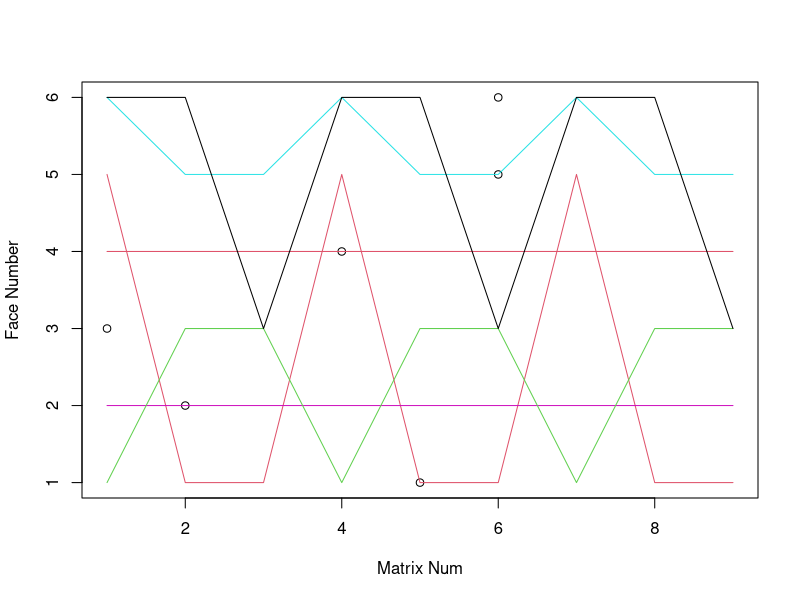

Source code (R):

#Rubik Cube Modeling
# The standard rubik cube has 6 faces, on each face has 9 fixed colors.
# The standard moves are R(turning clokewise) and R'(turn-counterclockwise)
# These two moves can be apploied to each face which generate different moves which are called R(right), R'(reverse-right), L(left),L'(reverse-left), U, U', B, B' and so on...


rubik_Scrambling_Num <- 1
NumOfFaces <- 6 #number of cube faces which is 6 fro 3*3 rubik cube
NumOfCol <- 9 #number of each face colors which is 9 for 3*3 rubik cube

M <- matrix(0, NumOfFaces,NumOfCol)
M[1,] <- 1
M[2,] <- 2
M[3,] <- 3
M[4,] <- 4
M[5,] <- 5
M[6,] <- 6


M_SuperPosition <- matrix(0, NumOfFaces,NumOfCol) # super position matrix
M_SuperPosition[1,] <- 1
M_SuperPosition[2,] <- 2
M_SuperPosition[3,] <- 3
M_SuperPosition[4,] <- 4
M_SuperPosition[5,] <- 5
M_SuperPosition[6,] <- 6


for (i in 1:rubik_Scrambling_Num){





  #Generate a random integer between 1 and 6 (NumOfFaces).
  #Chose the face randomly that the move gonna be commited on.
  Face <- sample(1:NumOfFaces, 1)

  #Generate a random integer between 1 and 2.
  # 1 is clock wise turn and 2 is counterclockwise
  Move <- sample(1:2, 1)

  #Commite move on the Rubik cube Face and update the suerposition matrix

  #Or you may apply your favorite move and do sensitivity anlysis
  #Face <- 3
  #Move <- 1
  #----------------------------------------------------------------Commite Move on Face#1
  if (Face ==1){

    if (Move ==1){
      #update face corners
      M_SuperPosition[1,1] <- M[1,7]
      M_SuperPosition[1,3] <- M[1,1]
      M_SuperPosition[1,9] <- M[1,3]
      M_SuperPosition[1,7] <- M[1,9]
      #update face edge
      M_SuperPosition[1,2] <- M[1,4]
      M_SuperPosition[1,6] <- M[1,2]
      M_SuperPosition[1,8] <- M[1,6]
      M_SuperPosition[1,4] <- M[1,8]




      #update Edge#1
      M_SuperPosition[5,7] <- M[2,9]
      M_SuperPosition[4,1] <- M[5,7]
      M_SuperPosition[3,3] <- M[4,1]
      M_SuperPosition[2,9] <- M[3,3]
      #update Edge#2
      M_SuperPosition[5,8] <- M[2,6]
      M_SuperPosition[4,4] <- M[5,8]
      M_SuperPosition[3,2] <- M[4,4]
      M_SuperPosition[2,6] <- M[3,2]
      #update Edge#3
      M_SuperPosition[5,9] <- M[2,3]
      M_SuperPosition[4,7] <- M[5,9]
      M_SuperPosition[3,1] <- M[4,7]
      M_SuperPosition[2,3] <- M[3,1]

    }
    else {
      #update face corners
      M_SuperPosition[1,1] <- M[1,3]
      M_SuperPosition[1,3] <- M[1,9]
      M_SuperPosition[1,9] <- M[1,7]
      M_SuperPosition[1,7] <- M[1,1]
      #update face edge
      M_SuperPosition[1,2] <- M[1,6]
      M_SuperPosition[1,6] <- M[1,8]
      M_SuperPosition[1,8] <- M[1,4]
      M_SuperPosition[1,4] <- M[1,2]




      #update Edge#1
      M_SuperPosition[5,7] <- M[4,1]
      M_SuperPosition[4,1] <- M[3,3]
      M_SuperPosition[3,3] <- M[2,9]
      M_SuperPosition[2,9] <- M[5,7]
      #update Edge#2
      M_SuperPosition[5,8] <- M[4,4]
      M_SuperPosition[4,4] <- M[3,2]
      M_SuperPosition[3,2] <- M[2,6]
      M_SuperPosition[2,6] <- M[5,8]
      #update Edge#3
      M_SuperPosition[5,9] <- M[4,7]
      M_SuperPosition[4,7] <- M[3,1]
      M_SuperPosition[3,1] <- M[2,3]
      M_SuperPosition[2,3] <- M[5,9]
    }
    #update M
    M <- M_SuperPosition
  }


  #----------------------------------------------------------------Commite Move on Face#2
  if (Face ==2){

    if (Move ==1){
      #update face corners
      M_SuperPosition[2,1] <- M[2,7]
      M_SuperPosition[2,3] <- M[2,1]
      M_SuperPosition[2,9] <- M[2,3]
      M_SuperPosition[2,7] <- M[2,9]
      #update face edge
      M_SuperPosition[2,2] <- M[2,4]
      M_SuperPosition[2,6] <- M[2,2]
      M_SuperPosition[2,8] <- M[2,6]
      M_SuperPosition[2,4] <- M[2,8]



      #update Edge#1
      M_SuperPosition[5,1] <- M[6,9]
      M_SuperPosition[1,1] <- M[5,1]
      M_SuperPosition[3,1] <- M[1,1]
      M_SuperPosition[6,9] <- M[3,1]
      #update Edge#2
      M_SuperPosition[5,4] <- M[6,6]
      M_SuperPosition[1,4] <- M[5,4]
      M_SuperPosition[3,4] <- M[1,4]
      M_SuperPosition[6,6] <- M[3,4]
      #update Edge#3
      M_SuperPosition[5,7] <- M[6,3]
      M_SuperPosition[1,7] <- M[5,7]
      M_SuperPosition[3,7] <- M[1,7]
      M_SuperPosition[6,3] <- M[3,7]

    }
    else {
      #update face corners
      M_SuperPosition[2,1] <- M[2,3]
      M_SuperPosition[2,3] <- M[2,9]
      M_SuperPosition[2,9] <- M[2,7]
      M_SuperPosition[2,7] <- M[2,1]
      #update face edge
      M_SuperPosition[2,2] <- M[2,6]
      M_SuperPosition[2,6] <- M[2,8]
      M_SuperPosition[2,8] <- M[2,4]
      M_SuperPosition[2,4] <- M[2,2]



      #update Edge#1
      M_SuperPosition[5,1] <- M[1,1]
      M_SuperPosition[1,1] <- M[3,1]
      M_SuperPosition[3,1] <- M[6,9]
      M_SuperPosition[6,9] <- M[5,1]
      #update Edge#2
      M_SuperPosition[5,4] <- M[1,4]
      M_SuperPosition[1,4] <- M[3,4]
      M_SuperPosition[3,4] <- M[6,6]
      M_SuperPosition[6,6] <- M[5,4]
      #update Edge#3
      M_SuperPosition[5,7] <- M[1,7]
      M_SuperPosition[1,7] <- M[3,7]
      M_SuperPosition[3,7] <- M[6,3]
      M_SuperPosition[6,3] <- M[5,7]
    }
    #update M
    M <- M_SuperPosition
  }




  #----------------------------------------------------------------Commite Move on Face#3
  if (Face ==3){

    if (Move ==1){
      #update face corners
      M_SuperPosition[3,1] <- M[3,7]
      M_SuperPosition[3,3] <- M[3,1]
      M_SuperPosition[3,9] <- M[3,3]
      M_SuperPosition[3,7] <- M[3,9]
      #update face edge
      M_SuperPosition[3,2] <- M[3,4]
      M_SuperPosition[3,6] <- M[3,2]
      M_SuperPosition[3,8] <- M[3,6]
      M_SuperPosition[3,4] <- M[3,8]



      #update Edge#1
      M_SuperPosition[1,7] <- M[2,7]
      M_SuperPosition[4,7] <- M[1,7]
      M_SuperPosition[6,3] <- M[4,7]
      M_SuperPosition[2,7] <- M[6,3]
      #update Edge#2
      M_SuperPosition[1,8] <- M[2,8]
      M_SuperPosition[4,8] <- M[1,8]
      M_SuperPosition[6,2] <- M[4,8]
      M_SuperPosition[2,8] <- M[6,2]
      #update Edge#3
      M_SuperPosition[1,9] <- M[2,9]
      M_SuperPosition[4,9] <- M[1,9]
      M_SuperPosition[6,1] <- M[4,9]
      M_SuperPosition[2,9] <- M[6,1]

    }
    else {
      #update face corners
      M_SuperPosition[3,1] <- M[3,3]
      M_SuperPosition[3,3] <- M[3,9]
      M_SuperPosition[3,9] <- M[3,7]
      M_SuperPosition[3,7] <- M[3,1]
      #update face edge
      M_SuperPosition[3,2] <- M[3,6]
      M_SuperPosition[3,6] <- M[3,8]
      M_SuperPosition[3,8] <- M[3,4]
      M_SuperPosition[3,4] <- M[3,2]



      #update Edge#1
      M_SuperPosition[1,7] <- M[4,7]
      M_SuperPosition[4,7] <- M[6,3]
      M_SuperPosition[6,3] <- M[2,7]
      M_SuperPosition[2,7] <- M[1,7]
      #update Edge#2
      M_SuperPosition[1,8] <- M[4,8]
      M_SuperPosition[4,8] <- M[6,2]
      M_SuperPosition[6,2] <- M[2,8]
      M_SuperPosition[2,8] <- M[1,8]
      #update Edge#3
      M_SuperPosition[1,9] <- M[4,9]
      M_SuperPosition[4,9] <- M[6,1]
      M_SuperPosition[6,1] <- M[2,9]
      M_SuperPosition[2,9] <- M[1,9]
    }
    #update M
    M <- M_SuperPosition
  }





  #----------------------------------------------------------------Commite Move on Face#4
  if (Face ==4){

    if (Move ==1){
      #update face corners
      M_SuperPosition[4,1] <- M[4,7]
      M_SuperPosition[4,3] <- M[4,1]
      M_SuperPosition[4,9] <- M[4,3]
      M_SuperPosition[4,7] <- M[4,9]
      #update face edge
      M_SuperPosition[4,2] <- M[4,4]
      M_SuperPosition[4,6] <- M[4,2]
      M_SuperPosition[4,8] <- M[4,6]
      M_SuperPosition[4,4] <- M[4,8]



      #update Edge#1
      M_SuperPosition[5,9] <- M[1,9]
      M_SuperPosition[6,1] <- M[5,9]
      M_SuperPosition[3,9] <- M[6,1]
      M_SuperPosition[1,9] <- M[3,9]
      #update Edge#2
      M_SuperPosition[5,6] <- M[1,6]
      M_SuperPosition[6,4] <- M[5,6]
      M_SuperPosition[3,6] <- M[6,4]
      M_SuperPosition[1,6] <- M[3,6]
      #update Edge#3
      M_SuperPosition[5,3] <- M[1,3]
      M_SuperPosition[6,7] <- M[5,3]
      M_SuperPosition[3,3] <- M[6,7]
      M_SuperPosition[1,3] <- M[3,3]

    }
    else {
      #update face corners
      M_SuperPosition[4,1] <- M[4,3]
      M_SuperPosition[4,3] <- M[4,9]
      M_SuperPosition[4,9] <- M[4,7]
      M_SuperPosition[4,7] <- M[4,1]
      #update face edge
      M_SuperPosition[4,2] <- M[4,6]
      M_SuperPosition[4,6] <- M[4,8]
      M_SuperPosition[4,8] <- M[4,4]
      M_SuperPosition[4,4] <- M[4,2]



      #update Edge#1
      M_SuperPosition[5,9] <- M[6,1]
      M_SuperPosition[6,1] <- M[3,9]
      M_SuperPosition[3,9] <- M[1,9]
      M_SuperPosition[1,9] <- M[5,9]
      #update Edge#2
      M_SuperPosition[5,6] <- M[6,4]
      M_SuperPosition[6,4] <- M[3,6]
      M_SuperPosition[3,6] <- M[1,6]
      M_SuperPosition[1,6] <- M[5,6]
      #update Edge#3
      M_SuperPosition[5,3] <- M[6,7]
      M_SuperPosition[6,7] <- M[3,3]
      M_SuperPosition[3,3] <- M[1,3]
      M_SuperPosition[1,3] <- M[5,3]
    }
    #update M
    M <- M_SuperPosition
  }




  #----------------------------------------------------------------Commite Move on Face#5
  if (Face ==5){

    if (Move ==1){
      #update face corners
      M_SuperPosition[5,1] <- M[5,7]
      M_SuperPosition[5,3] <- M[5,1]
      M_SuperPosition[5,9] <- M[5,3]
      M_SuperPosition[5,7] <- M[5,9]
      #update face edge
      M_SuperPosition[5,2] <- M[5,4]
      M_SuperPosition[5,6] <- M[5,2]
      M_SuperPosition[5,8] <- M[5,6]
      M_SuperPosition[5,4] <- M[5,8]



      #update Edge#1
      M_SuperPosition[6,7] <- M[2,3]
      M_SuperPosition[4,3] <- M[6,7]
      M_SuperPosition[1,3] <- M[4,3]
      M_SuperPosition[2,3] <- M[1,3]
      #update Edge#2
      M_SuperPosition[6,8] <- M[2,2]
      M_SuperPosition[4,2] <- M[6,8]
      M_SuperPosition[1,2] <- M[4,2]
      M_SuperPosition[2,2] <- M[1,2]
      #update Edge#3
      M_SuperPosition[6,9] <- M[2,1]
      M_SuperPosition[4,1] <- M[6,9]
      M_SuperPosition[1,1] <- M[4,1]
      M_SuperPosition[2,1] <- M[1,1]

    }
    else {
      #update face corners
      M_SuperPosition[5,1] <- M[5,3]
      M_SuperPosition[5,3] <- M[5,9]
      M_SuperPosition[5,9] <- M[5,7]
      M_SuperPosition[5,7] <- M[5,1]
      #update face edge
      M_SuperPosition[5,2] <- M[5,6]
      M_SuperPosition[5,6] <- M[5,8]
      M_SuperPosition[5,8] <- M[5,4]
      M_SuperPosition[5,4] <- M[5,2]



      #update Edge#1
      M_SuperPosition[6,7] <- M[4,3]
      M_SuperPosition[4,3] <- M[1,3]
      M_SuperPosition[1,3] <- M[2,3]
      M_SuperPosition[2,3] <- M[6,7]
      #update Edge#2
      M_SuperPosition[6,8] <- M[4,2]
      M_SuperPosition[4,2] <- M[1,2]
      M_SuperPosition[1,2] <- M[2,2]
      M_SuperPosition[2,2] <- M[6,8]
      #update Edge#3
      M_SuperPosition[6,9] <- M[4,1]
      M_SuperPosition[4,1] <- M[1,1]
      M_SuperPosition[1,1] <- M[2,1]
      M_SuperPosition[2,1] <- M[6,9]
    }
    #update M
    M <- M_SuperPosition
  }





  #----------------------------------------------------------------Commite Move on Face#6
  if (Face ==6){

    if (Move ==1){
      #update face corners
      M_SuperPosition[6,1] <- M[6,7]
      M_SuperPosition[6,3] <- M[6,1]
      M_SuperPosition[6,9] <- M[6,3]
      M_SuperPosition[6,7] <- M[6,9]
      #update face edge
      M_SuperPosition[6,2] <- M[6,4]
      M_SuperPosition[6,6] <- M[6,2]
      M_SuperPosition[6,8] <- M[6,6]
      M_SuperPosition[6,4] <- M[6,8]



      #update Edge#1
      M_SuperPosition[5,3] <- M[4,9]
      M_SuperPosition[2,1] <- M[5,3]
      M_SuperPosition[3,7] <- M[2,1]
      M_SuperPosition[4,9] <- M[3,7]
      #update Edge#2
      M_SuperPosition[5,2] <- M[4,6]
      M_SuperPosition[2,4] <- M[5,2]
      M_SuperPosition[3,8] <- M[2,4]
      M_SuperPosition[4,6] <- M[3,8]
      #update Edge#3
      M_SuperPosition[5,1] <- M[4,3]
      M_SuperPosition[2,7] <- M[5,1]
      M_SuperPosition[3,9] <- M[2,7]
      M_SuperPosition[4,3] <- M[3,9]

    }
    else {
      #update face corners
      M_SuperPosition[6,1] <- M[6,3]
      M_SuperPosition[6,3] <- M[6,9]
      M_SuperPosition[6,9] <- M[6,7]
      M_SuperPosition[6,7] <- M[6,1]
      #update face edge
      M_SuperPosition[6,2] <- M[6,6]
      M_SuperPosition[6,6] <- M[6,8]
      M_SuperPosition[6,8] <- M[6,4]
      M_SuperPosition[6,4] <- M[6,2]



      #update Edge#1
      M_SuperPosition[5,3] <- M[2,1]
      M_SuperPosition[2,1] <- M[3,7]
      M_SuperPosition[3,7] <- M[4,9]
      M_SuperPosition[4,9] <- M[5,3]
      #update Edge#2
      M_SuperPosition[5,2] <- M[2,4]
      M_SuperPosition[2,4] <- M[3,8]
      M_SuperPosition[3,8] <- M[4,6]
      M_SuperPosition[4,6] <- M[5,2]
      #update Edge#3
      M_SuperPosition[5,1] <- M[2,7]
      M_SuperPosition[2,7] <- M[3,9]
      M_SuperPosition[3,9] <- M[4,3]
      M_SuperPosition[4,3] <- M[5,1]
    }
    #update M
    M <- M_SuperPosition
  }

}


Face
Move
print(M)


plot(M,xlab = 'Matrix Num',ylab = 'Face Number',xlim = c(1,9),ylim=c(1,6))
lines(M[1,],col=34)
lines(M[2,],col=62)
lines(M[3,],col=259)
lines(M[4,],col=26)
lines(M[5,],col=101)
lines(M[6,])


















